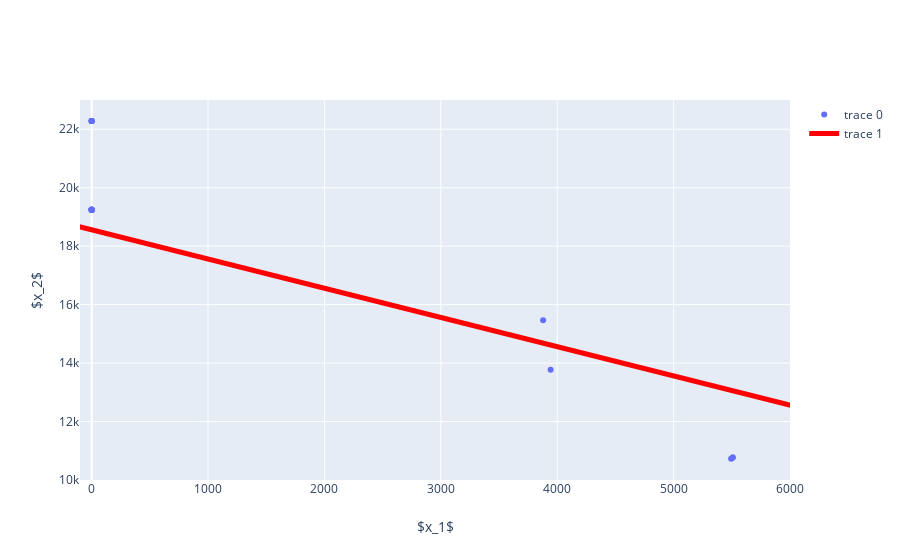

The code cell stored with this chart in its notebook:
### Code cell
fig = go.Figure()

fig.add_trace(go.Scatter(x=data_detail_full[:,0],
                          y=data_detail_full[:,1],
                          #z=data_detail_full[:,2],
                          mode='markers'))



fig.add_trace(go.Scatter(x=l1[:,0],
                         y=l1[:,1],
                         #z=l1[:,2],
                         opacity=1,mode='lines',line=dict(color='red',width=5)))

fig.update_yaxes(title_text='$x_2$',range=[10000,23000])
fig.update_xaxes(title_text='$x_1$',range=[-100,6000])
fig.show()

### Figure 1 — Plotly figure (JSON) as saved in the notebook; plotly's stock layout.template omitted (floating-point values rounded to 4 significant figures)
{"data": [{"mode": "markers", "type": "scatter", "x": [0, 5494.0, 3879.0, 5508.0, 0, 0, 0, 0, 0, 3943.0, 0, 0, 0, 5508.0, 0, 0, 0, 0, 0, 0, 0, 0], "y": [19240.0, 10730.0, 15460.0, 10770.0, 22280.0, 19240.0, 19240.0, 19240.0, 22280.0, 13770.0, 19240.0, 19240.0, 19240.0, 10770.0, 19240.0, 19240.0, 22280.0, 22280.0, 22280.0, 19240.0, 19240.0, 19240.0]}, {"line": {"color": "red", "width": 5}, "mode": "lines", "opacity": 1, "type": "scatter", "x": [17560.0, 17560.0, -1438.0, -1438.0], "y": [1001, 1001, 20000, 20000]}], "layout": {"xaxis": {"range": [-100, 6000], "title": {"text": "$x_1$"}}, "yaxis": {"range": [10000, 23000], "title": {"text": "$x_2$"}}}}
